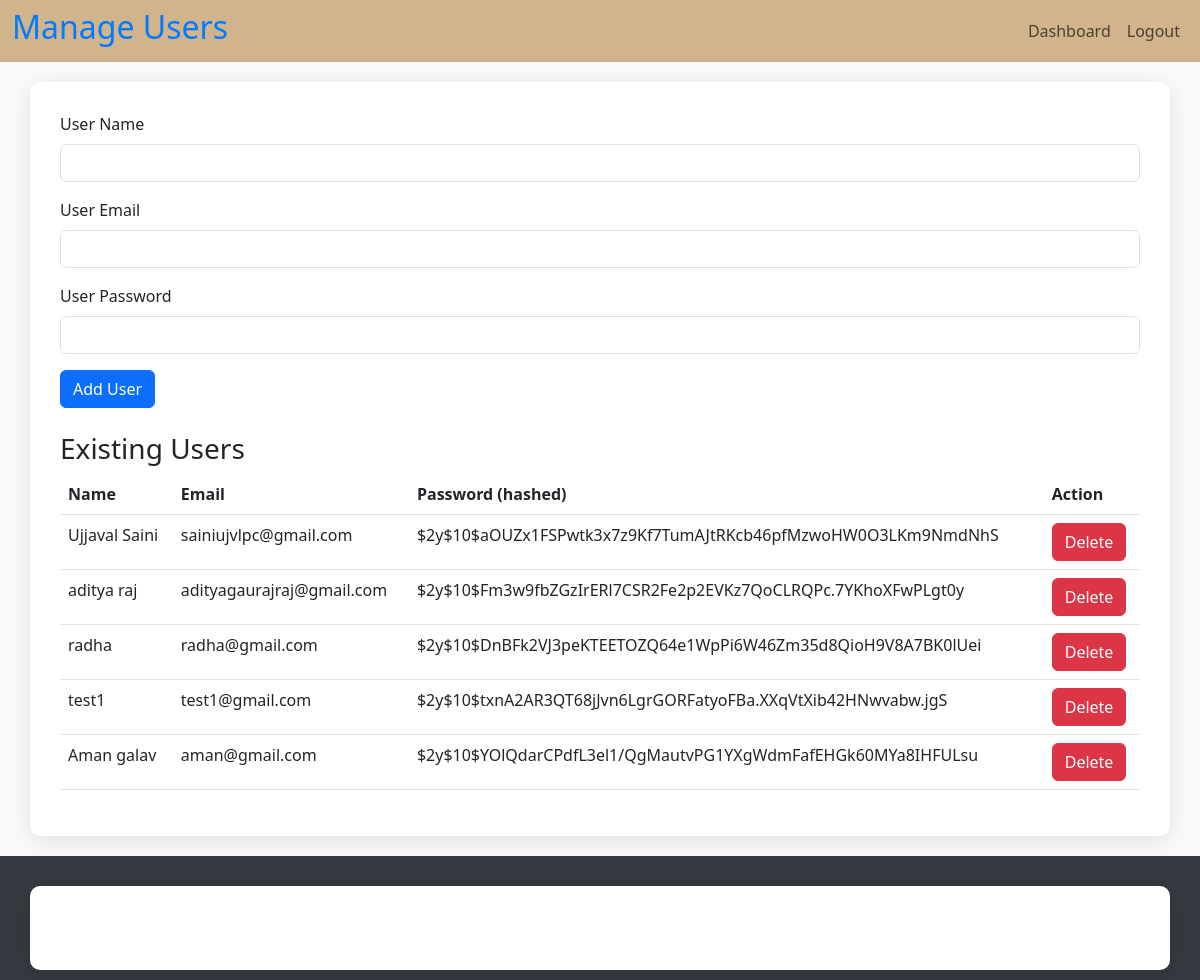
The page /admin/manage_user.php (signed in) on the database its author committed.
### tables this page shows
CREATE TABLE `users` (
  `id` int(11) NOT NULL,
  `name` varchar(100) NOT NULL,
  `email` varchar(100) NOT NULL,
  `password` varchar(255) NOT NULL,
  `phone_number` varchar(15) NOT NULL
);

### admin/manage_user.php (the view, shortened to what this page needs)
<?php
include '../config.php';
$users = $conn->query("SELECT * FROM users")->fetch_all(MYSQLI_ASSOC);
?>
<!DOCTYPE html>
<html lang="en">
<head>
    <link href="https://cdn.jsdelivr.net/npm/bootstrap@5.3.0-alpha1/dist/css/bootstrap.min.css" rel="stylesheet">
</head>
<body>
<nav class="navbar navbar-expand-lg navbar-light">
    <div class="container-fluid">
        <h2>Manage Users</h2>
        <div class="collapse navbar-collapse" id="navbarNav">
            <ul class="navbar-nav ms-auto">
                <li class="nav-item">
                    <a class="nav-link" href="index.php">Dashboard</a>
                </li>
                <li class="nav-item">
                    <a class="nav-link" href="logout.php">Logout</a>
                </li>
            </ul>
        </div>
    </div>
</nav>
<div class="container">
    <form method="POST" action="">
        <div class="mb-3">
            <label for="user_name" class="form-label">User Name</label>
            <input type="text" class="form-control" name="user_name" required>
        </div>
        <div class="mb-3">
            <label for="user_email" class="form-label">User Email</label>
            <input type="email" class="form-control" name="user_email" required>
        </div>
        <div class="mb-3">
            <label for="password" class="form-label">User Password</label>
            <input type="password" class="form-control" name="user_password" required>
        </div>
        <button type="submit" class="btn btn-primary">Add User</button>
    </form>
    <h3 class="mt-4">Existing Users</h3>
    <table class="table">
        <thead>
            <tr>
                <th>Name</th>
                <th>Email</th>
                <th>Password (hashed)</th>
                <th>Action</th>
            </tr>
        </thead>
        <tbody>
            <?php foreach ($users as $user) { ?>
            <tr>
                <td><?php echo htmlspecialchars($user['name']); ?></td>
                <td><?php echo htmlspecialchars($user['email']); ?></td>
                <td><?php echo htmlspecialchars($user['password']); ?></td>
                <td><a href="?delete=<?php echo $user['id']; ?>" class="btn btn-danger">Delete</a></td>
            </tr>
            <?php } ?>
        </tbody>
    </table>
</div>
<footer class="footer">
    <div class="container">
        <span>&copy; 2024 Women Safety System | All Rights Reserved</span>
    </div>
</footer>
</body>
</html>

### admin/manage_user.php (style rules this page uses)
body { background-color: #f8f9fa; }
.navbar { background-color: #d2b48c; }
h2 { color: #007bff; }
.container { margin-top: 20px; background-color: white; padding: 30px; border-radius: 10px; box-shadow: 0 4px 20px rgba(0, 0, 0, 0.1); }
.footer { margin-top: 20px; text-align: center; padding: 10px; background-color: #343a40; color: white; position: relative; bottom: 0; width: 100%; }

### rows shown on the page
users: name "Ujjaval Saini", email "sainiujvlpc@gmail.com", password "$2y$10$aOUZx1FSPwtk3x7z9Kf7TumAJtRKcb46pfMzwoHW0O3LKm9NmdNhS"
users: name "aditya raj", email "adityagaurajraj@gmail.com", password "$2y$10$Fm3w9fbZGzIrERl7CSR2Fe2p2EVKz7QoCLRQPc.7YKhoXFwPLgt0y"
users: name "radha", email "radha@gmail.com", password "$2y$10$DnBFk2VJ3peKTEETOZQ64e1WpPi6W46Zm35d8QioH9V8A7BK0lUei"
users: name "test1", email "test1@gmail.com", password "$2y$10$txnA2AR3QT68jJvn6LgrGORFatyoFBa.XXqVtXib42HNwvabw.jgS"
users: name "Aman galav", email "aman@gmail.com", password "$2y$10$YOlQdarCPdfL3el1/QgMautvPG1YXgWdmFafEHGk60MYa8IHFULsu"
